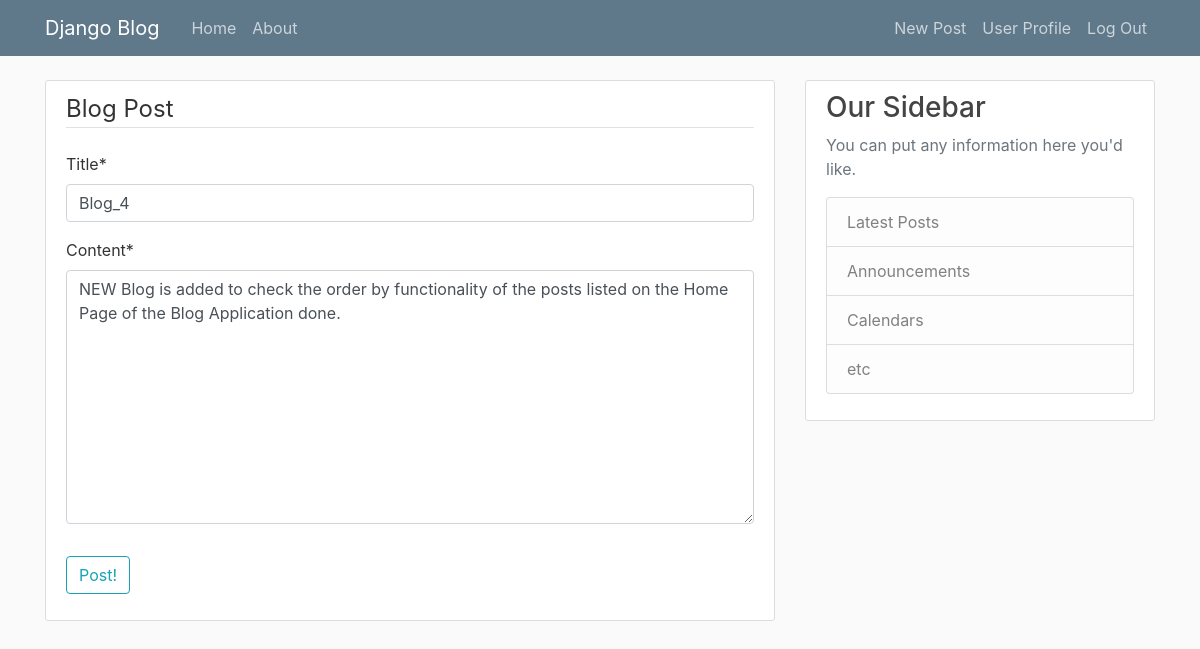
The page /posts/4/update (signed in) on the database its author committed.
### blog/models.py (models this page shows, shortened)
class Post(models.Model):
    title = models.CharField(max_length=100)
    content = models.TextField()
    date_posted = models.DateField(default=timezone.now)
    author = models.ForeignKey(User, on_delete=models.CASCADE)

### blog/views.py (the view, shortened to what this page needs)
# urls.py: path('posts/<int:pk>/update', PostUpdateView.as_view(), name='post-update'),
class PostUpdateView(LoginRequiredMixin, UserPassesTestMixin, UpdateView):
    model = Post
    fields = ['title', 'content']
    def test_func(self):
        post=self.get_object()
        if self.request.user == post.author:
            return True
        return False

### blog/templates/blog/post_form.html (shortened to what this page needs)
{% extends "blog/base.html" %}
{% load crispy_forms_tags %}
{% block content %}
        <div class="content-section">
            <form method="POST">
                <fieldset class="form-group">
                      <legend class="border-bottom mb-4">Blog Post</legend>
                    {{ form|crispy  }}
                </fieldset>
                <div class="form-group">
                      <button class="btn btn-outline-info">Post!</button>
                </div>
            </form>
        </div>
{% endblock content %}

### blog/static/blog/main.css (style rules this page uses)
body { background: #fafafa; color: #333333; margin-top: 5rem; }
.content-section { background: #ffffff; padding: 10px 20px; border: 1px solid #dddddd; border-radius: 3px; margin-bottom: 20px; }

### rows shown on the page
Post: title "Blog_4", content "NEW Blog is added to check the order by functionality of the posts listed on the Home Page of the Blog Application done."
